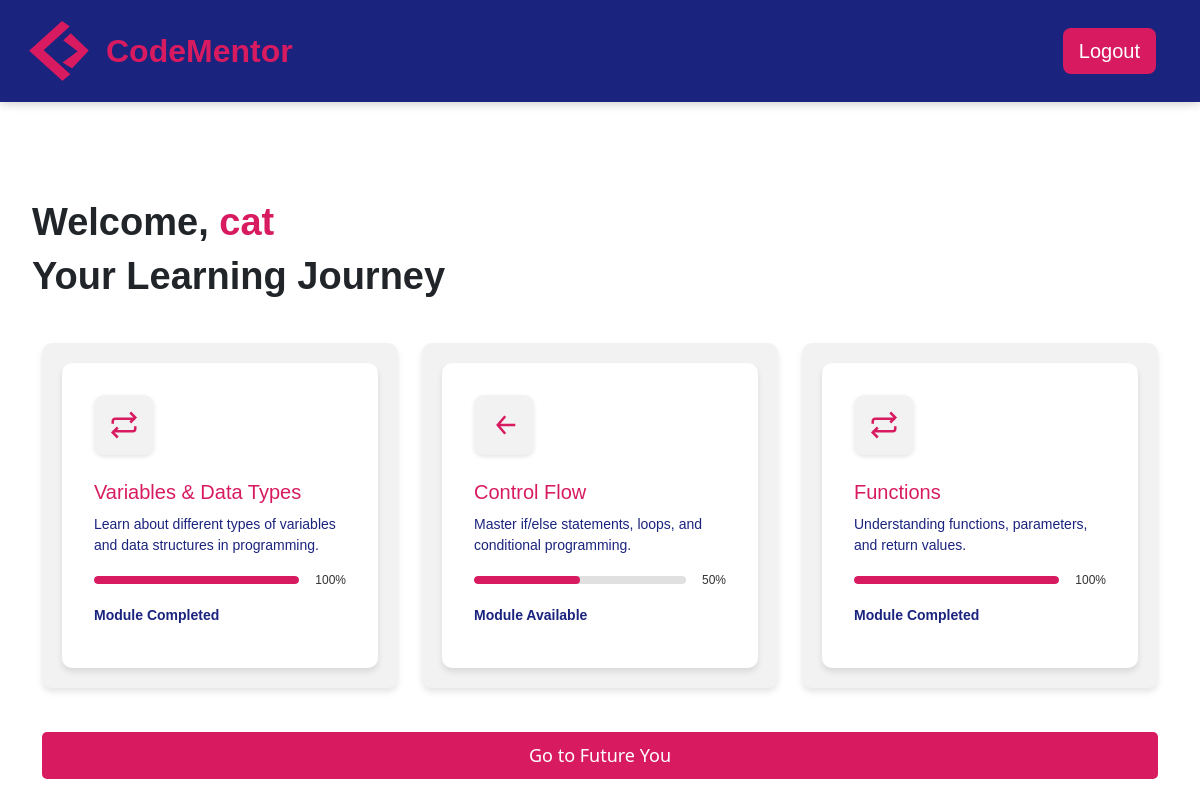
Page /dashboard (signed in) on the committed database.
### app.py (models this page shows, shortened)
class User(UserMixin,db.Model):
    userid = db.Column(db.Integer, primary_key=True)
    username = db.Column(db.String(120), unique=True, nullable=False)
    email = db.Column(db.String(120), unique=True, nullable=False)
    password_hash = db.Column(db.String(250), nullable=False)
    registered_at = db.Column(db.DateTime, default=func.now)
    module_progress = db.relationship('UserModuleProgress', backref='user', lazy=True)
    exercise_progress = db.relationship('UserExerciseProgress', backref='user', lazy=True)

class Module(db.Model):
    moduleid = db.Column(db.Integer, primary_key=True)
    title = db.Column(db.String(100), nullable=False)
    description = db.Column(db.Text, nullable=False)
    status = db.Column(db.Enum('locked', 'available', 'completed', name='module_status'), default='locked')
    intro = db.Column(db.Text, nullable=True)
    exercises = db.relationship('Exercise', backref='module', lazy=True)
    user_progress = db.relationship('UserModuleProgress', backref='module', lazy=True)

### app.py (the view)
@app.route("/dashboard")
@login_required
def dashboard():
    user_modules = []
    modules = Module.query.all()
    first_exercise_completed = UserExerciseProgress.query.filter_by(
        userid=current_user.userid, exerciseid=1, status='completed'
    ).first() is not None
    for module in modules:
        user_module_progress = UserModuleProgress.query.filter_by(
            userid=current_user.userid, moduleid=module.moduleid
        ).first()
        exercises = Exercise.query.filter_by(moduleid=module.moduleid).all()
        completed_exercises = sum(
            1 for exercise in exercises if UserExerciseProgress.query.filter_by(
                userid=current_user.userid, exerciseid=exercise.exerciseid, status='completed'
            ).first()
        )
        progress = int((completed_exercises / len(exercises)) * 100) if exercises else 0
        if module.moduleid == 1:
            module_status = 'available'
        else:
            previous_module_progress = UserModuleProgress.query.filter_by(
                userid=current_user.userid, moduleid=module.moduleid - 1, status='completed'
            ).first()
            if previous_module_progress:
                module_status = 'available'
            else:
                module_status = 'locked'
        if completed_exercises == len(exercises):
            module_status = 'completed'
        if user_module_progress:
            user_module_progress.status = module_status
        else:
            user_module_progress = UserModuleProgress(userid=current_user.userid, moduleid=module.moduleid, status=module_status)
            db.session.add(user_module_progress)
        db.session.commit()
        user_modules.append({
            'module': module,
            'status': module_status,
            'progress': progress
        })
    return render_template("dashboard.html", user_modules=user_modules, first_exercise_completed=first_exercise_completed)

### app.py (called while the page is built)
@login_manager.user_loader
def load_user(userid):
    return User.query.get(int(userid))

### templates/dashboard.html (shortened to what this page needs)
{% extends 'base.html' %}
{% block content %}
<h1>Welcome, <span style="color: #D81B60;">{{ current_user.username }}</span></h1>
<section class="learning-choice">
    <div class="intro-dash">
        <h1>Your Learning Journey</h1>
    </div>
    <div class="container mt-4">
        <div class="row">
            {% for user_module in user_modules %}
            <div class="col-md-6 col-lg-4 mb-4">
                <div class="learning-boxe">
                    <div class="module
                        {% if user_module.status == 'available' %}available-module{% endif %}
                        {% if user_module.status == 'completed' %}completed-module{% endif %}">
                        {% if user_module.status == 'locked' %}
                            <div class="icon-box" style="cursor: not-allowed;">
                                <svg viewBox="0 0 24 24" fill="none" stroke="currentColor" stroke-width="2">
                                    <path d="M13 5L7 12L13 19M7 12H21" />
                                </svg>
                            </div>
                            <h2>{{ user_module.module.title }}</h2>
                            <p>{{ user_module.module.description }}</p>
                            <div class="progress-wrapper">
                                <div class="progress-bar" data-progress="{{ user_module.progress }}%">
                                    <div class="progress" style="width: {{ user_module.progress }}%;"></div>
                                </div>
                                <span class="progress-text">{{ user_module.progress }}%</span>
                            </div>
                            <p><strong>Module Locked</strong></p>
                        {% elif user_module.status == 'available' %}
                            <div class="icon-box" onclick="window.location.href='{{ url_for('module_intro', module_id=user_module.module.moduleid) }}';" style="cursor: pointer;">
                                <svg viewBox="0 0 24 24" fill="none" stroke="currentColor" stroke-width="2">
                                    <path d="M13 5L7 12L13 19M7 12H21" />
                                </svg>
                            </div>
                            <h2>{{ user_module.module.title }}</h2>
                            <p>{{ user_module.module.description }}</p>
                            <div class="progress-wrapper">
                                <div class="progress-bar" data-progress="{{ user_module.progress }}%">
                                    <div class="progress" style="width: {{ user_module.progress }}%;"></div>
                                </div>
                                <span class="progress-text">{{ user_module.progress }}%</span>
                            </div>
                            <p><strong>Module Available</strong></p>
                        {% elif user_module.status == 'completed' %}
                            <div class="icon-box" onclick="window.location.href='{{ url_for('module_intro', module_id=user_module.module.moduleid) }}';" style="cursor: pointer;">
                                <svg viewBox="0 0 24 24" fill="none" stroke="currentColor" stroke-width="2">
                                    <path d="M17 2L21 6L17 10M3 11V9C3 7.89543 3.89543 7 5 7H21M7 22L3 18L7 14M21 13V15C21 16.1046 20.1046 17 19 17H3" />
                                </svg>
                            </div>
                            <h2>{{ user_module.module.title }}</h2>
                            <p>{{ user_module.module.description }}</p>
                            <div class="progress-wrapper">
                                <div class="progress-bar" data-progress="100%">
                                    <div class="progress" style="width: 100%;"></div>
                                </div>
                                <span class="progress-text">100%</span>
                            </div>
                            <p><strong>Module Completed</strong></p>
                        {% endif %}
                    </div>
                </div>
            </div>
            {% endfor %}
        </div>
        <div>
            <a href="{{ url_for('future_you') }}">
            <button
                id="future-you-dash-btn"
                class="dash btn-primary {% if not first_exercise_completed %}disabled{% endif %}"
                {% if not first_exercise_completed %}disabled{% endif %}>
                Go to Future You
            </button>
        </div>
    </div>
</section>
{% endblock %}

### static/css/styles.css (style rules this page uses)
body, html { margin: 0; padding: 0; height: 100%; }
body { display: flex; flex-direction: column; height: 100%; }
h1 { font-weight: bold; font-size: 38px; font-family: Verdana, Geneva, Tahoma, sans-serif; margin-left: 20px; }
p { font-size: 18px; font-family: Verdana, Geneva, Tahoma, sans-serif; margin-left: 20px; }
body, html { height: 100%; margin: 0; display: flex; flex-direction: column; }
.module { background: white; padding: 2rem; border-radius: 10px; box-shadow: 0 4px 6px rgba(0, 0, 0, 0.1); transition: transform 0.3s ease; }
.progress-wrapper { display: flex; align-items: center; margin-bottom: 1rem; }
.progress-bar { flex-grow: 1; height: 10px; background: #e0e0e0; border-radius: 5px; margin-right: 1rem; overflow: hidden; }
.module svg { width: 48px; height: 48px; margin-bottom: 1rem; }
.learning-boxe { background-color: #f2f2f2; border-radius: 10px; box-shadow: 0 4px 6px rgba(0, 0, 0, 0.1); padding: 20px; text-align: left; max-width: 400px; margin: 20px auto; font-family: 'Verdana', Geneva, Tahoma, sans-serif; color: #333; display: flex; gap: 20px; flex-wrap: wrap; }
.learning-boxe .module h2 { font-size: 20px; margin: 10px 0; color: #D81B60; }
.learning-boxe .module p { font-size: 14px; color: #1a237e; margin: 10px 0; }
.learning-boxe .progress-wrapper { display: flex; align-items: center; justify-content: space-between; margin-top: 15px; }
.learning-boxe .progress-bar { position: relative; background-color: #e0e0e0; border-radius: 20px; overflow: hidden; width: 70%; height: 8px; }
.learning-boxe .progress-bar .progress { background-color: #D81B60; height: 100%; width: 20%; transition: width 0.3s ease; }
.learning-boxe .progress-text { font-size: 12px; color: #333; }
.learning-boxe svg { margin: 10px auto; width: 40px; height: 40px; stroke: #D81B60; display: block; }
.icon-box { background-color: #f2f2f2; border-radius: 10px; padding: 15px; display: inline-flex; justify-content: center; align-items: center; box-shadow: 0 2px 4px rgba(0, 0, 0, 0.1); margin: 0 auto 15px; width: 60px; height: 60px; }
.icon-box svg { width: 30px; height: 30px; stroke: #D81B60; }
#future-you-dash-btn { background-color: #D81B60; color: white; padding: 10px 20px; font-size: 18px; border-radius: 5px; border: none; cursor: pointer; transition: background-color 0.3s ease; margin-bottom: 20px; width: 100%; }

### rows in the picture
User: username "cat"
Module: module "Variables & Data Types", module.description "Learn about different types of variables and data structures in programming."
Module: module "Control Flow", module.description "Master if/else statements, loops, and conditional programming."
Module: module "Functions", module.description "Understanding functions, parameters, and return values."

### other values in the picture
{{ user_module.progress }} "50"
